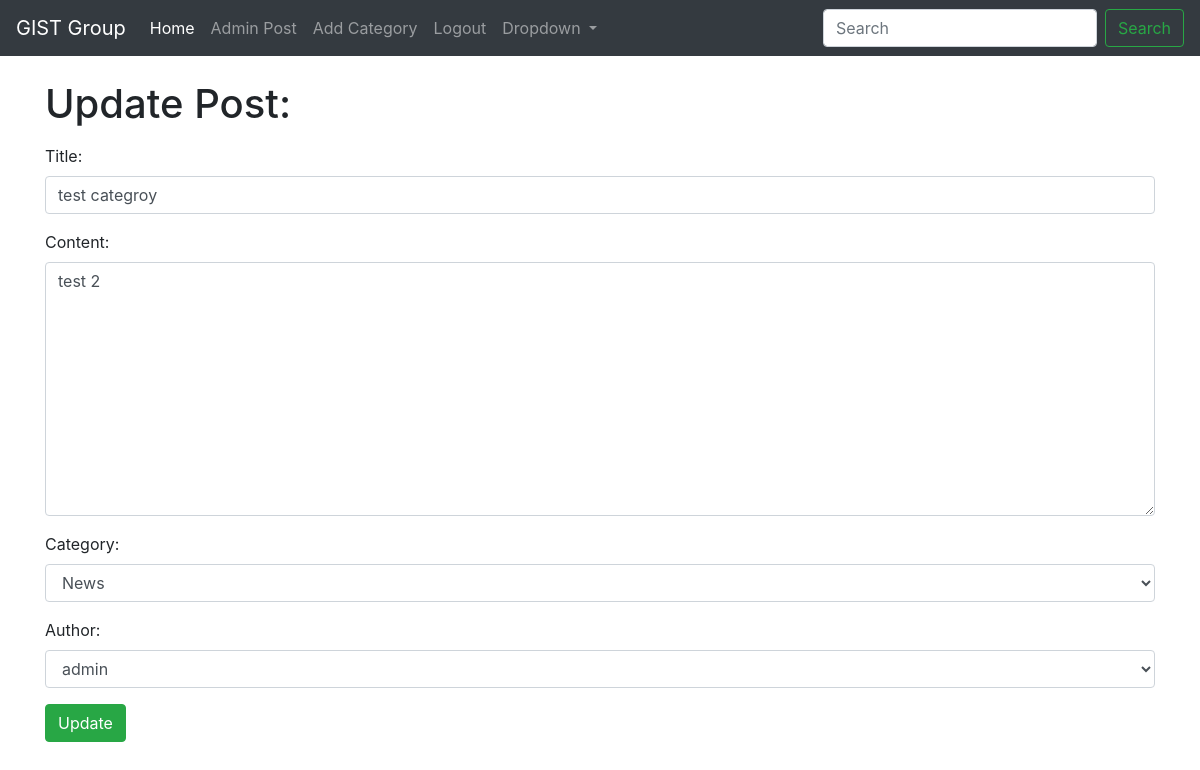
/blog/post/20/edit (signed in), run on an earlier commit of the app's database.
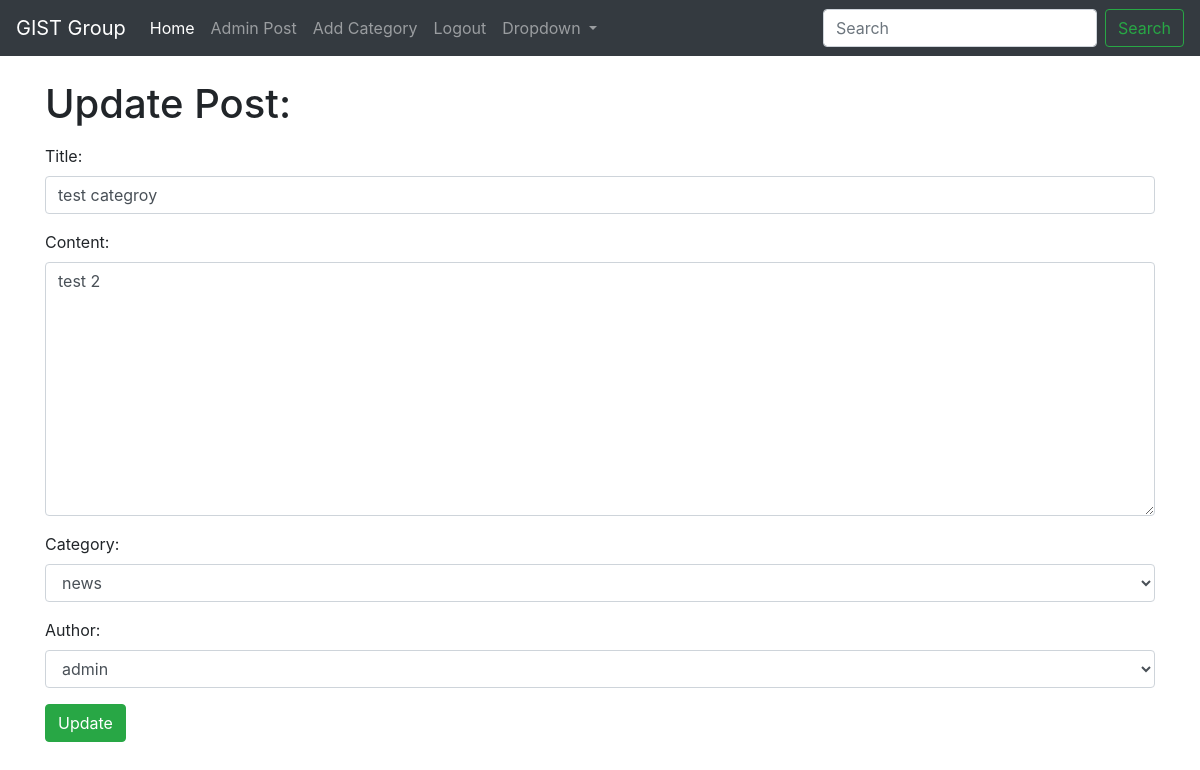
And on a later commit of the database.
### blog/models.py (models this page shows, shortened)
class BlogPost(models.Model):
    title = models.CharField(max_length=200) # Title of the blog post
    content = models.TextField() # Content of the blog post
    author = models.ForeignKey(User, on_delete=models.CASCADE) # ForeignKey relationship with User model as the admin
    publication_date = models.DateField(auto_now_add=True) # Date the blog post was published
    category = models.CharField(max_length=200, default='news') # Category of the blog post

### blog/views.py (the view)
# urls.py: path('post/<int:pk>/edit', UpdatePostView.as_view(), name='admin_edit_post'), # URL for editing a blog post as admin
class UpdatePostView(UpdateView):
    model = BlogPost
    form_class = BlogPostForm
    template_name = 'admin_edit_post.html'

### blog/forms.py
class BlogPostForm(forms.ModelForm):
    class Meta:
        model = BlogPost
        fields = ['title', 'content', 'category', 'author',]
        widgets = {
            'title': forms.TextInput(attrs={'class': 'form-control'}),
            'content': forms.Textarea(attrs={'class': 'form-control'}),
            'category': forms.Select(choices=categories_list, attrs={'class': 'form-control'}),
            'author': forms.Select(attrs={'class': 'form-control'}),
        }

### blog/templates/admin_edit_post.html (shortened to what this page needs)
{% extends 'base.html' %}
{% block content %}
<!DOCTYPE html>
<html lang="en">
<head>
</head>
<body>
    {% if user.is_authenticated %}
    <h1>Update Post: {{ post.pk }}</h1>
    <form method="POST">
        {{ form.as_p }}
        <button class="btn btn-success">Update</button>
    </form>
    {% else %}
    Not allowed!
    {% endif %}
</body>
</html>
{% endblock %}

What changed in the data, as far as the page shows it:
changed BlogPost "test categroy": category "News" → "news"
